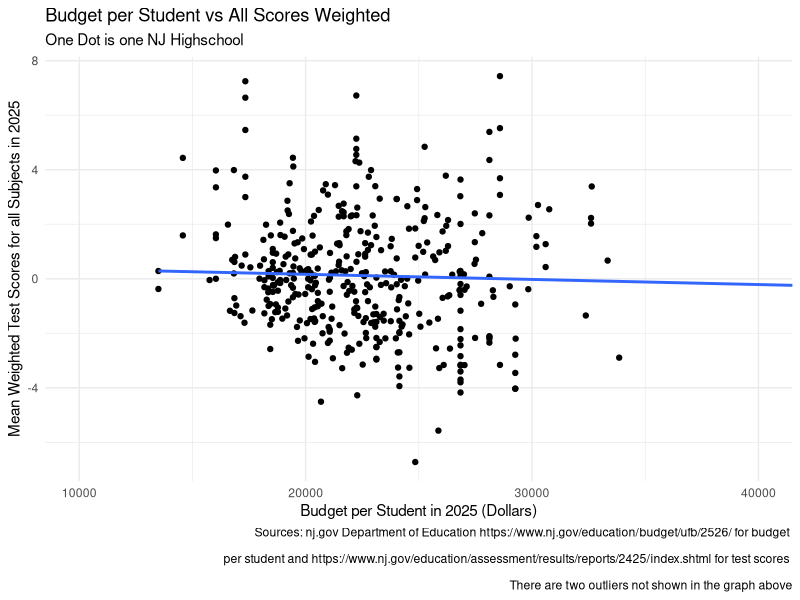

The R script that drew this image:

#Import tidyverse and dplyr
library(tidyverse)
library(dplyr)

#Import budget_scores with the z scores
budget_scores <- read.csv("data/budget_scores.csv")

#Create a figure showing budget per student vs all test scores
budget_general_all <- ggplot(budget_scores, aes(x = budget_per_pupil, y = z_score_total)) +
  geom_point() +
  geom_smooth(method = "lm", se = FALSE) +
  coord_cartesian(xlim = c(10000, 40000)) +
  labs(
    title = "Budget per Student vs All Scores Weighted",
    subtitle = "One Dot is one NJ Highschool",
    x = "Budget per Student in 2025 (Dollars)",
    y = "Mean Weighted Test Scores for all Subjects in 2025", 
    caption = "Sources: nj.gov Department of Education https://www.nj.gov/education/budget/ufb/2526/ for budget \n 
    per student and https://www.nj.gov/education/assessment/results/reports/2425/index.shtml for test scores \n
    There are two outliers not shown in the graph above" 
  ) +
  theme_minimal()

#Save the figure
ggsave("output/figures/budget_general_all.png", budget_general_all, width =  6, height = 5, bg = "white")
